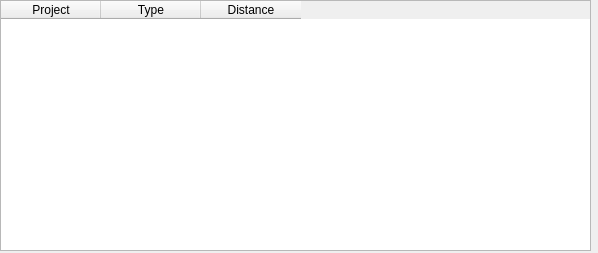
<?xml version="1.0" encoding="UTF-8"?>
<ui version="4.0">
 <class>dlgImpacts</class>
 <widget class="QDialog" name="dlgImpacts">
  <property name="geometry">
   <rect>
    <x>0</x>
    <y>0</y>
    <width>598</width>
    <height>253</height>
   </rect>
  </property>
  <property name="windowTitle">
   <string>Impacts Table</string>
  </property>
  <widget class="QTableWidget" name="tblImpacts">
   <property name="geometry">
    <rect>
     <x>0</x>
     <y>0</y>
     <width>591</width>
     <height>251</height>
    </rect>
   </property>
   <property name="alternatingRowColors">
    <bool>true</bool>
   </property>
   <column>
    <property name="text">
     <string>Project</string>
    </property>
   </column>
   <column>
    <property name="text">
     <string>Type</string>
    </property>
   </column>
   <column>
    <property name="text">
     <string>Distance</string>
    </property>
   </column>
  </widget>
 </widget>
 <resources/>
 <connections/>
</ui>
